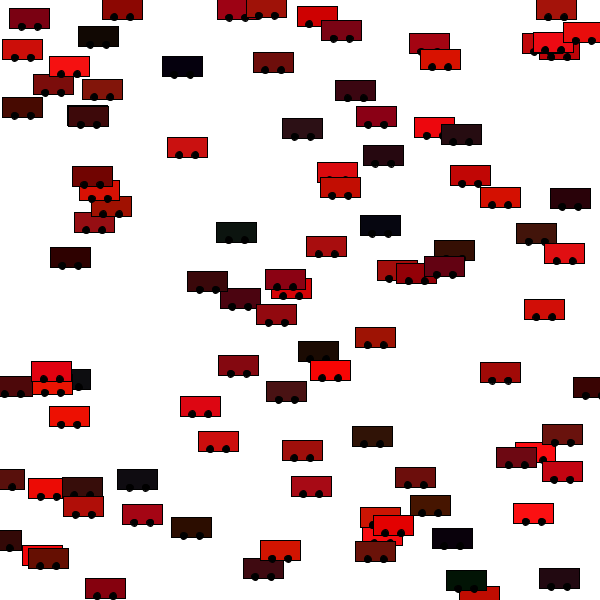
Frame 1 (no input)
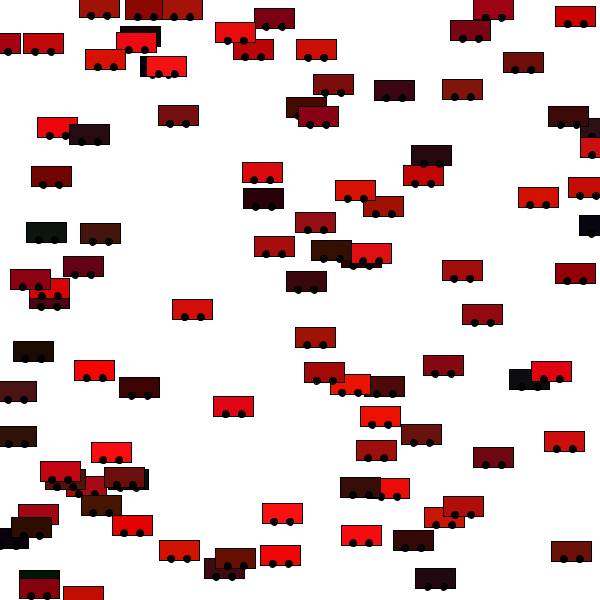
Frame 60 (the mouse pressed at the canvas centre just before this capture)
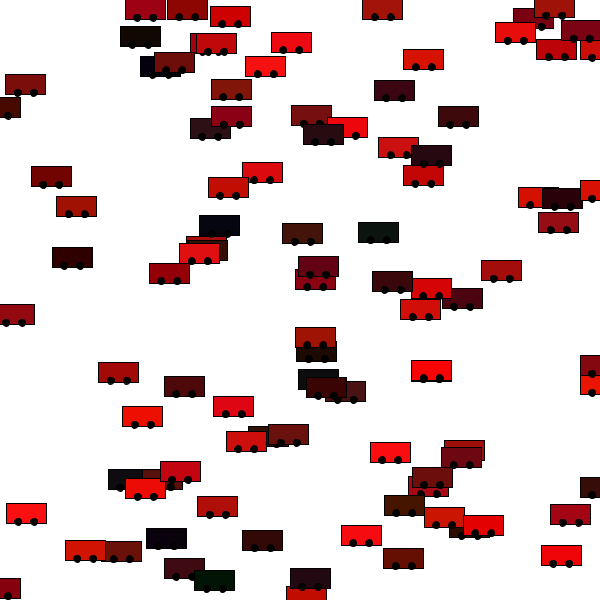
Frame 120 (the mouse held since frame 60 and released just before this capture)

The Processing sketch that drew these frames (run headless with seeded random() and noise(); from frame 60 on, the mouse is pressed at the canvas centre):

// Processing sketch: processing_107690
// ── processing_107690.pde

// Create an array of car objects
Car[] myCars = new Car[100]; 

void setup() {
  // set screen size
  size(600, 600);
  frameRate(20);
  
  // instantiate the array of cars
  for (int i = 0; i < myCars.length; i++) {
    myCars[i] = new Car(color(random(255),random(22),random(22)), 
    random(width), random(height), random(60), random(2));
  }
}

void draw() {
  // set background
  background(255);
  
  // draw cars
  for(int i = 0; i < myCars.length; i++) {
    Car iCar = myCars[i];
    iCar.display();
    iCar.drive();
  }
}
class Car {
  // Class variables
  color c;
  float xpos;
  float ypos;
  float xspeed;
  float left;
  
  // Constructors
  Car(color tempC, float tempXpos, float tempYpos, float tempXspeed, float leftTemp) {
    c = tempC;
    xpos = tempXpos;
    ypos = tempYpos;
    xspeed = tempXspeed;
    left = leftTemp;
  }
  
  // Draw the car
  void display() {
    stroke(0);
    fill(c);
    rectMode(CENTER);
    rect(xpos, ypos, 40, 20);
    fill(0);
    ellipse(xpos-8, ypos+8, 7,7);
    ellipse(xpos+8, ypos+8, 7,7);
  }
  
  // Give the car motion
  void drive() { // Default to the right
    if ( left <= 1) {
      xpos = xpos + xspeed;
      if (xpos > width) {
        xpos = 0;
      }
    } else { // Move some to the left
      xpos = xpos - xspeed;
      if (xpos < 0) {
        xpos = width;
      }
    }
  }
}
